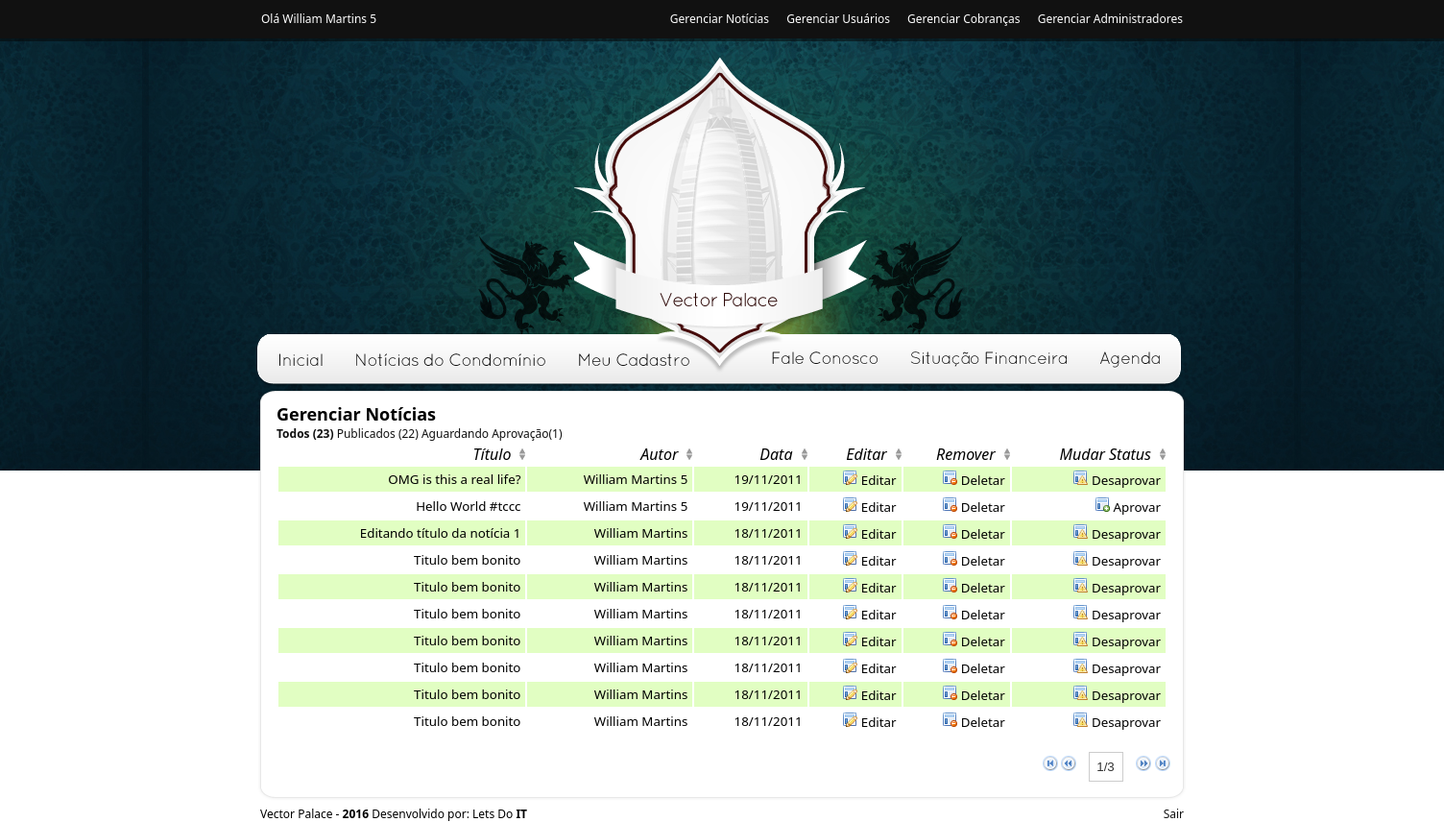
The page /gerenciarNoticias.php (signed in) on the database its author committed.
### tables this page shows
CREATE TABLE IF NOT EXISTS `usuarios` (
  `id` int(11) NOT NULL AUTO_INCREMENT,
  `nome` varchar(150) NOT NULL,
  `email` varchar(150) NOT NULL,
  `senha` varchar(40) NOT NULL,
  `cpf` varchar(16) NOT NULL,
  `telefone` varchar(16) NOT NULL,
  `celular` varchar(16) NOT NULL,
  `idCondominio` int(11) NOT NULL,
  `receberNoticias` int(11) NOT NULL,
  `numeroTentativasLogin` int(11) NOT NULL,
  `tema` varchar(50) NOT NULL,
  `tipo` tinyint(1) NOT NULL,
  `idBanco` int(1) NOT NULL DEFAULT '1',
  `bloqueado` int(1) NOT NULL DEFAULT '0',
  PRIMARY KEY (`id`)
);

CREATE TABLE IF NOT EXISTS `noticias` (
  `id` int(11) NOT NULL AUTO_INCREMENT,
  `idUsuario` int(11) NOT NULL,
  `titulo` varchar(180) NOT NULL,
  `conteudo` text NOT NULL,
  `data` date NOT NULL,
  `tags` varchar(150) NOT NULL,
  `aprovado` tinyint(1) NOT NULL,
  PRIMARY KEY (`id`)
);

### core/classes/usuario.class.php (called while the page is built, shortened)
<?php
require ('database.class.php');
?>
<?php
class usuario extends database {
	public static function getById($idUsuario) {
		$result = FALSE;
		$id = FALSE;
		$sql = "SELECT id, nome, email, senha, cpf, telefone, celular, idCondominio, receberNoticias, numeroTentativasLogin, tema, tipo, idBanco
			 		FROM usuarios
			 		WHERE id = ?";
		$db = new database;
		$stmt = $db -> stmt_init();
		if($stmt -> prepare($sql)) {
			$stmt -> bind_param('i', $idUsuario);
			$stmt -> execute();
			$stmt -> bind_result($id, $nome, $email, $senha, $cpf, $telefone, $celular, $idCondominio, $receberNoticias, $numeroTentativasLogin, $tema, $tipo, $idBanco);
		}
		if($id) {
			$result = new self;
			$result -> id = $id;
			$result -> nome = $nome;
			$result -> email = $email;
			$result -> senha = $senha;
			$result -> cpf = $cpf;
			$result -> telefone = $telefone;
			$result -> celular = $celular;
			$result -> idCondominio = $idCondominio;
			$result -> receberNoticias = $receberNoticias;
			$result -> numeroTentativasLogin = $numeroTentativasLogin;
			$result -> tema = $tema;
			$result -> tipo = $tipo;
			$result -> idBanco = $idBanco;
		}
		return $result;
	}
	public static function carregaInfo() {
		$usuario = new self;
		if(isset($_SESSION['logado']))
		{
			$usuario = self::getById((int)$_SESSION['logado']);
		}
		else
			{
				$usuario = self::getById((int)$_COOKIE['logado']);
			}
		return $usuario;
	}
}
?>

### core/classes/noticia.class.php (called while the page is built, shortened)
<?php  require_once('database.class.php'); ?>
<?php  require_once('usuario.class.php'); ?>
<?php
	class noticia extends database
	{
		public static function getAll($inicio = 0, $quantidade = 5, $aprovados = 2)
		{
			$result = array();
			$db = new database;
			if($aprovados == 0)
			{
				$aprovados = "AND aprovado = 0";
			}
			elseif($aprovados == 1)
				{
					$aprovados = 'AND aprovado = 1';
				}
			else
				{
					$aprovados = '';
				}
			$sql = "SELECT noticias.id, idUsuario, nome as nomeUsuario, titulo, data, conteudo, tags, aprovado
			FROM noticias
			INNER JOIN usuarios
			ON noticias.idUsuario = usuarios.id WHERE 1=1 $aprovados ORDER BY data DESC, id DESC LIMIT $inicio, $quantidade";
			$query = $db->query($sql);
			while($row = $query->fetch_object())
			{
				$result[] = $row;
			}
			return $result;
		}
		public static function getTotalAprovados()
		{
			$sql = "select count(*) as total from noticias where aprovado = 1";
			$db = new database;
			$query = $db->query($sql);
			$row = $query->fetch_object();
			return $row->total;
		}
		public static function getAguardandoAprovacao()
		{
			$sql = "select count(*) as total from noticias where aprovado = 0";
			$db = new database;
			$query = $db->query($sql);
			$row = $query->fetch_object();
			return $row->total;
		}
		public static function getTotal()
		{
			$sql = "select count(*) as total from noticias";
			$db = new database;
			$query = $db->query($sql);
			$row = $query->fetch_object();
			return $row->total;
		}
}
?>

### core/classes/database.class.php (called while the page is built, shortened)
<?php
if(!class_exists('database')){
  class database extends mysqli
  {
	public static function dataToUser($data)
	{
		if(strpos($data, '-'))
		{
			$novaData = explode('-', $data);
			if(count($novaData) == 3)
			{
				$data = $novaData[2].'/'.$novaData[1].'/'.$novaData[0];
			}
		}
		return $data;
	}
  }
  }
?>

### gerenciarNoticias.php (the view, shortened to what this page needs)
<?php
	include("core/includes/topo.php");
	include("core/classes/noticia.class.php");
?>
<?php
$noticias = array();
$tipo = 2;
if(isset($_GET['tipo']))
{
	if((int)$_GET['tipo'] == 1)
	{
		$tipo = 1;
		$noticias = noticia::getAll(0,500,1);
	}
	elseif((int)$_GET['tipo'] == 0)
	{
		$tipo = 0;
		$noticias = noticia::getAll(0,500,0);
	}
	else
		{
			$noticias = noticia::getAll(0,500);
		}
}
else
	{
		$noticias = noticia::getAll(0,500);
	}
$todos = noticia::getTotal();
$aprovados = noticia::getTotalAprovados();
$aguardandoAprovacao = noticia::getAguardandoAprovacao();
function echoTipoNoticia($id, $texto, $tipo)
{
	if($id == $tipo)
	return "<strong>".$texto."</strong>";
	return 	$texto;
}
?>
<h2>Gerenciar Notícias</h2>
	<div id="filtro">
		<a href="gerenciarNoticias.php"> <?php echo echoTipoNoticia(2, "Todos ($todos)", $tipo); ?></a>
		<a href="gerenciarNoticias.php?tipo=1"><?php echo echoTipoNoticia(1, "Publicados ($aprovados)", $tipo); ?></a>
		<a href="gerenciarNoticias.php?tipo=0"><?php echo echoTipoNoticia(0, "Aguardando Aprovação($aguardandoAprovacao)", $tipo); ?></a>
	</div>
<?php
	$total = count($noticias);
	if($total > 0)
	{
		?>
			<table>
				<thead>
					<tr>
						<th>Título</th>
						<th>Autor</th>
						<th>Data</th>
						<th>Editar</th>
						<th>Remover</th>
						<th>Mudar Status</th>
					</tr>
				</thead>
				<tbody>
				<?php
				foreach($noticias as $noticia)
				{
					?>
						<tr>
							<td><?php echo $noticia->titulo?></td>
							<td><?php echo $noticia->nomeUsuario?></td>
							<td><?php echo noticia::dataToUser($noticia->data); ?></td>
							<td onclick="javascript:editar('<?php echo $noticia->titulo?>', <?php echo $noticia->id?>);"><img src="img/icones/editar.png" title="Editar <?php echo $noticia->titulo; ?>" /> Editar</td>
							<td id="excluir<?php echo $noticia->id?>" onclick="javascript:excluir('<?php echo $noticia->titulo?>', <?php echo $noticia->id?>);"><img src="img/icones/deletar.png" title="Excluir <?php echo $noticia->titulo; ?>" /> Deletar</td>
							<?php
							if($noticia->aprovado == 1)
							{
								?>
									<td id="desaprovar<?php echo $noticia->id?>"onclick="javascript:desaprovar('<?php echo $noticia->titulo?>', <?php echo $noticia->id?>);"><img src="img/icones/desaprovar.png" title="Desaprovar <?php echo $noticia->titulo; ?>" /> Desaprovar</td>
								<?php
							}
							else
								{
									?>
										<td id="aprovar<?php echo $noticia->id?>"onclick="javascript:aprovar('<?php echo $noticia->titulo?>', <?php echo $noticia->id?>);"><img src="img/icones/aprovar.png" title="Aprovar <?php echo $noticia->titulo; ?>" /> Aprovar</td>
									<?php
								}
							 ?>
						</tr>
					<?php
				}
				?>
				</tbody>
			</table>
			<div id="pager" class="pager">
	<form>
		<img src="img/icones/first.png" class="first"/>
		<img src="img/icones/prev.png" class="prev"/>
		<input type="text" class="pagedisplay"/>
		<img src="img/icones/next.png" class="next"/>
		<img src="img/icones/last.png" class="last"/>
	</form>
</div>
		<?php
	}
	else
		{
			?>
				<p>Nenhuma notícia</p>
			<?php
		}
?>
<?php include("core/includes/footer.php"); ?>

### core/includes/topo.php (shortened to what this page needs)
<?php require_once('core/classes/usuario.class.php')?>
<?php require_once('core/funcoes/menuAtivo.php')?>
<?php
	$usuario = usuario::carregaInfo();
?>
<!DOCTYPE html PUBLIC "-//W3C//DTD XHTML 1.0 Strict//EN" "http://www.w3.org/TR/xhtml1/DTD/xhtml1-strict.dtd">
<html xmlns="http://www.w3.org/1999/xhtml">
<head>
<link rel="stylesheet" type="text/css" href="css/geral.css"/>
<?php
 if($usuario->tipo == 1)
{?>
	<link rel="stylesheet" type="text/css" href="css/admin.css"/>
	<?php
}
 ?>
<link rel="stylesheet" type="text/css" href="temas/<?php echo $usuario->tema; ?>/estilo.css"/>
<link rel="stylesheet" type="text/css" href="temas/<?php echo $usuario->tema; ?>/jquery-ui-1.8.16.custom.css"/>
</head>
<body>
<?php if($usuario->tipo == 1)
{?>
<div id="barraAdmin">
	<div id="conteudoBarraAdmin">
	<div id="nomeAdmin">
			Olá <?php echo $usuario->nome; ?>
	</div>
	<div id="menuAdmin">
		<a href="gerenciarNoticias.php">Gerenciar Notícias</a>
		<a href="#">Gerenciar Usuários</a>
		<a href="gerenciarCobrancas.php">Gerenciar Cobranças</a>
		<a href="#">Gerenciar Administradores</a>
	</div>
	</div>
</div>
<div id="sombra"></div>
<?php
}
?>
  <div id="geral">
  	<div id="topo">
    	<div id="logo">
			<h1><a href="home.php">Vector Palace</a></h1>
	<a href="home.php"><img src="img/logo.png" alt="Vector Palace" title="Clique para voltar para a página inicial" /></a>
        </div>
    </div>
    <div id="menu">
    	<ul><?php
		 ?></ul></div>
	<div id="conteudo_topo"></div>
    <div id="conteudo">

### css/geral.css (style rules this page uses)
* { margin:0;padding:0;border:none;list-style:none; }
body { font-family:"Segoe UI",Tahoma,Geneva,sans-serif;font-size:9pt; }
#geral { width:968px;margin:0 auto; }
a { color:#111; text-decoration: none; }
#topo { height:308px; }
#topo h1 { text-indent:-9999px;height:20px; }
#logo { width:308px;height:288px;margin:0 auto; }
#menu { width:100%;height:55px;padding-right:4px; }
#conteudo_topo { background:url(../img/conteudo_topo.png) no-repeat bottom center;width:100%;height:16px; }
#conteudo { background:url(../img/conteudo.png);padding:0 20px;min-height:150px; }
th { cursor:pointer;padding-right:15px; }
table th.header { background:url(../img/tabela.png) no-repeat right center; }
#pager { width:100px; float:right; margin-right: 30px; }
#pager input { width: 20px !important; margin-left: 10px; }
table { width:100%;font-size:10pt; }
thead tr th { font-style:italic;font-weight:normal;font-size:12pt;text-align:right; }
td { text-align:right;padding:3px 5px;cursor:pointer; }
form { width:560px; margin: 0 auto; padding-top:10px; }
input,textarea,select { border:1px solid #CCC;color:#333333;margin:7px 10px 7px 0;padding:7px;width:380px; }

### css/admin.css (style rules this page uses)
body { background-position: center 40px !important; }
#barraAdmin { background-color:#111; padding:10px; color:white; height: 20px; line-height: 20px; }
#conteudoBarraAdmin { width:960px; margin:0 auto; }
#nomeAdmin { width: 300px; float:left; text-align: left; }
#menuAdmin { width: 600px; float:right; text-align: right; }
#menuAdmin a { color:white; text-decoration: none; padding-left: 15px; }
#sombra { background:url(../img/sombra.png); height: 3px; clear: both; width: 100%; position: absolute }

### temas/azul/estilo.css (style rules this page uses)
body { background:url(bg.jpg) repeat-x top center; }
.odd { background-color:#E1FEC2; }

### rows shown on the page
usuarios: nome "William Martins 5"
noticias: titulo "OMG is this a real life?", idUsuario.nome "William Martins 5", data "19/11/2011", aprovado 1 (drawn)
noticias: titulo "Hello World #tccc", idUsuario.nome "William Martins 5", data "19/11/2011", aprovado 0 (drawn)
noticias: titulo "Editando título da notícia 1", idUsuario.nome "William Martins", data "18/11/2011", aprovado 1 (drawn)
noticias: titulo "Titulo bem bonito", idUsuario.nome "William Martins", data "18/11/2011", aprovado 1 (drawn)
noticias: titulo "Titulo bem bonito", idUsuario.nome "William Martins", data "18/11/2011", aprovado 1 (drawn)
noticias: titulo "Titulo bem bonito", idUsuario.nome "William Martins", data "18/11/2011", aprovado 1 (drawn)
noticias: titulo "Titulo bem bonito", idUsuario.nome "William Martins", data "18/11/2011", aprovado 1 (drawn)
noticias: titulo "Titulo bem bonito", idUsuario.nome "William Martins", data "18/11/2011", aprovado 1 (drawn)
noticias: titulo "Titulo bem bonito", idUsuario.nome "William Martins", data "18/11/2011", aprovado 1 (drawn)
noticias: titulo "Titulo bem bonito", idUsuario.nome "William Martins", data "18/11/2011", aprovado 1 (drawn)

### other values the page prints
$texto "Todos (23)"
echoTipoNoticia(1, "Publicados ($aprovados)", $tipo) "Publicados (22)"
